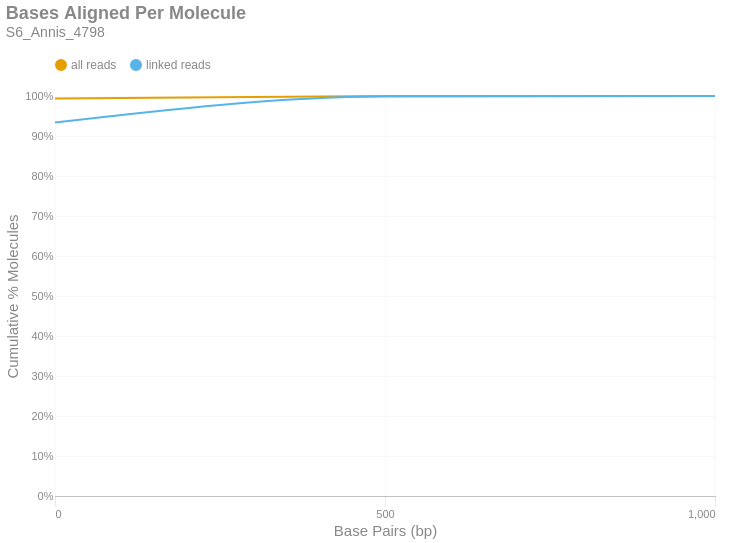

The notebook cell this image was saved under:
### Markdown cell above
### Bases Aligned Per Molecule
This is a cumulative frequency distribution showing the number of base pairs aligned per unique molecule. These data are shown in 500 bp bins. There are two distributions: one with `all reads` (yellow) and another with only `linked reads` (blue). The percent of molecules in the `linked reads` distribution is relative to the total number of linked molecules.

### Code cell
if SKIPLR:
    print_html(f"Skipped")
else:
    binned_df = consolidated_hist(valids['aligned_bp'], mask, 500, True)
    with SafeRender(binned_df):
        (
            density_plot(binned_df, 'Bases Aligned Per Molecule', samplename, 'basesper')
            .encode(
                x=alt.X('bin:Q', title="Base Pairs (bp)").axis(tickMinStep=500).scale(padding=0),
                y=alt.Y('value:Q', title='Cumulative % Molecules')
                    .axis(format='%')
                    .scale(domain = [0,1])
                    .stack(False),
                color=alt.Color("key:N").scale(domain = ["all reads", "linked reads"]),
                tooltip = [
                    alt.Tooltip("key:N", title = "Data Type"),
                    alt.Tooltip("range_label:N", title="Bases Aligned Per Molecule"),
                    alt.Tooltip("value:Q", format = ".2%", title="% Molecules (Cum.)")
                ]
            )
        ).display()

### Figure 1 — Vega-Lite specification as saved in the notebook (floating-point values rounded to 4 significant figures)
{"width": "container", "height": 400, "config": {"title": {"anchor": "start", "dy": -15, "fontSize": 18, "color": "#888888", "subtitleColor": "#888888", "subtitleFontSize": 14}, "arc": {"fill": "#0072B2"}, "axis": {"domainColor": "#888888", "domainWidth": 0.5, "gridWidth": 0.2, "grid": false, "titleFontWeight": 400, "titleFontSize": 15, "labelFontSize": 11, "labelColor": "#888888", "tickColor": "#888888", "tickWidth": 0.2, "titleColor": "#888888"}, "axisBand": {"grid": false}, "axisX": {"grid": true, "tickSize": 10, "domainCap": "round"}, "axisY": {"domain": false, "grid": true, "tickSize": 0, "domainCap": "round"}, "background": "transparent", "header": {"labelFontSize": 15, "labelColor": "#888888", "titleFontSize": 15, "titleFontWeight": 600, "titleColor": "#888888"}, "legend": {"labelFont": "sans-serif", "labelFontSize": 12, "labelColor": "#888888", "symbolSize": 100, "symbolType": "circle", "titleFontSize": 12, "titlePadding": 10, "titleColor": "#888888", "title": null, "orient": "top"}, "range": {"category": ["#E69F00", "#56B4E9", "#009E73", "#F0E442", "#0072B2", "#D55E00", "#CC79A7", "#000000"], "diverging": ["#cfe8f3", "#a2d4ec", "#73bfe2", "#46abdb", "#1696d2", "#12719e"]}, "area": {"fill": "#0072B2", "fillOpacity": 0.7, "line": true, "strokeOpacity": 0.7}, "line": {"color": "#0072B2", "stroke": "#0072B2", "strokeWidth": 2}, "trail": {"color": "#0072B2", "stroke": "#0072B2", "strokeWidth": 0, "size": 1}, "point": {"filled": true, "fillOpacity": 1.0, "size": 95}, "text": {"color": "#888888", "fontSize": 11, "align": "right", "fontWeight": 400, "size": 11}, "bar": {"fill": "#0072B2", "stroke": null}, "view": {"stroke": null, "continuousWidth": 660, "continuousHeight": 400}}, "data": {"name": "data-78447d32e27ed1314d26fd3181fc74d8"}, "mark": {"type": "line", "interpolate": "monotone", "point": {"opacity": 0, "size": 275}}, "encoding": {"color": {"field": "key", "scale": {"domain": ["all reads", "linked reads"]}, "type": "nominal"}, "tooltip": [{"field": "key", "title": "Data Type", "type": "nominal"}, {"field": "range_label", "title": "Bases Aligned Per Molecule", "type": "nominal"}, {"field": "value", "format": ".2%", "title": "% Molecules (Cum.)", "type": "quantitative"}], "x": {"axis": {"tickMinStep": 500}, "field": "bin", "scale": {"padding": 0}, "title": "Base Pairs (bp)", "type": "quantitative"}, "y": {"axis": {"format": "%"}, "field": "value", "scale": {"domain": [0, 1]}, "stack": false, "title": "Cumulative % Molecules", "type": "quantitative"}}, "params": [{"name": "param_c36ac31b6afebe62", "select": {"type": "point", "fields": ["key"]}, "bind": "legend"}], "title": {"text": "Bases Aligned Per Molecule", "subtitle": "S6_Annis_4798"}, "transform": [{"fold": ["all reads (cumsum)", "linked reads (cumsum)"]}, {"calculate": "replace(datum.key, ' (cumsum)', '')", "as": "key"}, {"filter": {"param": "param_c36ac31b6afebe62"}}], "usermeta": {"embedOptions": {"downloadFileName": "S6_Annis_4798.basesper"}}, "$schema": "https://vega.github.io/schema/vega-lite/v6.1.0.json", "datasets": {"data-78447d32e27ed1314d26fd3181fc74d8": [{"bin": "0.0", "interval": "0.0-500.0", "all reads": 0.994, "linked reads": 0.9339, "all reads (cumsum)": 0.994, "linked reads (cumsum)": 0.9339, "range_label": "0-499"}, {"bin": "500.0", "interval": "500.0-1000.0", "all reads": 0.005752, "linked reads": 0.06464, "all reads (cumsum)": 0.9998, "linked reads (cumsum)": 0.9985, "range_label": "500-999"}, {"bin": "1000.0", "interval": "1000.0-1500.0", "all reads": 0.0002023, "linked reads": 0.001464, "all reads (cumsum)": 1.0, "linked reads (cumsum)": 1.0, "range_label": "1000-1499"}]}}
